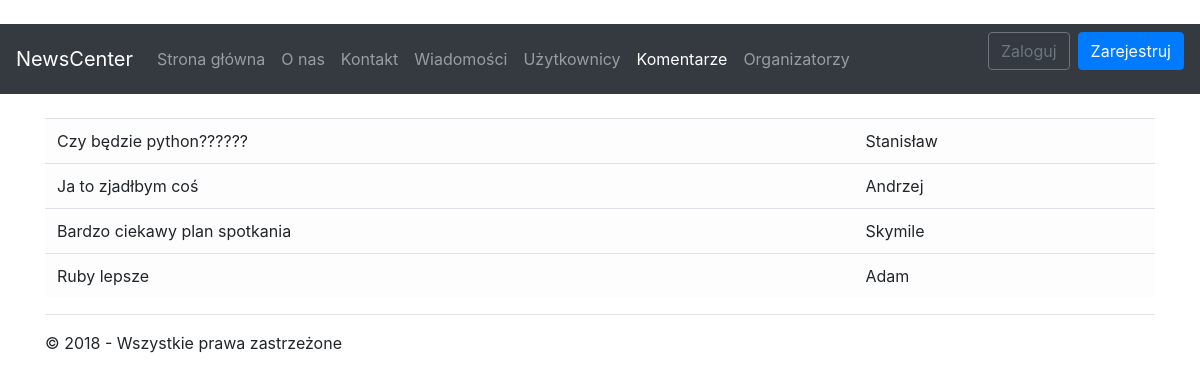
The page /comments on the database as committed earlier.
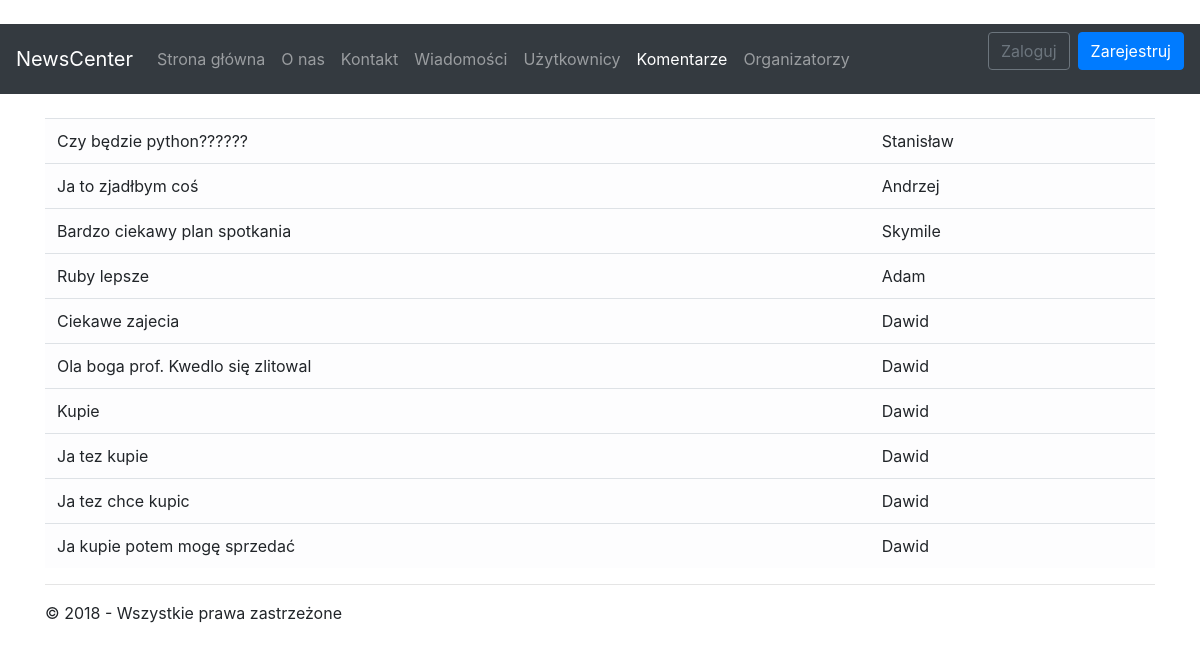
The same page on the database as committed later.
### app/models.py (models this page shows, shortened)
class Comment(models.Model):
	id_user = models.ForeignKey(User, on_delete=models.PROTECT)
	comment = models.CharField(max_length=128)

### app/views/other.py (the view)
# urls.py: path('comments'        , app.views.other.comments   , name='comments'),
def comments(request):
	return render(request, 'app/comments.html',
	{
		'title': _('Komentarze'),
		'year':datetime.now().year,
		'collection': Comment.objects.all()
	})

### app/templates/app/comments.html
{% extends "app/shared/layout.html" %}
{% block content %}
<br/>
<div class="table-responsive-sm">
	<table class="table table-light">
	<tbody>
		{% for comment in collection %}
		<tr>
			<td scope="col"> {{ comment.comment }} </td>
			<td scope="col"> {{ comment.id_user }} </td>
		</tr>
		{% endfor %}
	</tbody>
	</table>
</div>
{% endblock %}

### app/templates/app/shared/layout.html (shortened to what this page needs)
﻿<!DOCTYPE html>
{% load static %}
<html lang="en">
<head>
	<link href="https://stackpath.bootstrapcdn.com/bootstrap/4.1.1/css/bootstrap.min.css" rel="stylesheet">
	<link rel="stylesheet" type="text/css" href="../../../static/app/content/styles.css" />
</head>
<body>
	<nav class="navbar navbar-expand-lg navbar-dark bg-dark">
		<a class="navbar-brand" href="/">NewsCenter</a>
		<div class="collapse navbar-collapse" id="navbarSupportedContent">
			<ul class="navbar-nav mr-auto">
				<li class="nav-item {% if title == 'Strona główna' %} active {% endif %}">
					<a class="nav-link" href="{% url 'home' %}">
						Strona główna
					</a>
				</li>
				<li class="nav-item {% if title == 'O nas' %} active {% endif %}">
					<a class="nav-link" href="{% url 'about' %}">
						O nas
					</a>
				</li>
				<li class="nav-item {% if title == 'Kontakt' %} active {% endif %}">
					<a class="nav-link" href="{% url 'contact' %}">
						Kontakt
					</a>
				</li>
				<li class="nav-item {% if title == 'Wiadomości' %} active {% endif %}">
					<a class="nav-link" href="{% url 'news' %}">
						Wiadomości
					</a>
				</li>
				<li class="nav-item {% if title == 'Użytkownicy' %} active {% endif %}">
					<a class="nav-link" href="{% url 'user' %}">
						Użytkownicy
					</a>
				</li>
					<li class="nav-item {% if title == 'Komentarze' %} active {% endif %}">
						<a class="nav-link" href="{% url 'comments' %}">
							Komentarze
						</a>
					</li>
				<li class="nav-item {% if title == 'Organizatorzy' %} active {% endif %}">
					<a class="nav-link" href="{% url 'organizers' %}">
						Organizatorzy
					</a>
				</li>
			</ul>
			{% include 'app/partial/loginpartial.html' %}
		</div>
	</nav>
	<div class="container body-content">
		{% block content %}
		{% endblock %}
		<hr/>
		<footer class="footer">
			<p>&copy; {{ year }} - Wszystkie prawa zastrzeżone </p>
		</footer>
	</div>
</body>
</html>

### app/templates/app/partial/loginpartial.html
{% if user.is_authenticated %}
	<ul class="navbar-nav ml-auto">
		<li class="nav-item dropdown">
			<a class="nav-link dropdown-toggle" href="#" id="userMenu" data-toggle="dropdown" aria-haspopup="true" aria-expanded="false">
				{{ user.username }}
			</a>
			<div class="dropdown-menu dropdown-menu-right" aria-labelledby="userMenu">
				<a class="dropdown-item" href="{% url 'details' %}">Moje konto</a>
				<a class="dropdown-item" href="#">Zmień hasło</a>
				<div class="dropdown-divider"></div>
				<a class="dropdown-item" href="{% url 'logout' %}">Wyloguj</a>
			</div>
		</li>
	</ul>
{% else %}
	<form class="form-inline ml-auto">
		<a href="{% url 'login' %}" class="btn btn-outline-secondary">Zaloguj</a>
		<a href="{% url 'signup' %}" class="btn btn-primary ml-2">Zarejestruj</a>
	</form>
{% endif %}

### app/static/app/content/styles.css (style rules this page uses)
body { padding-top: 0px; }

Rows that differ between the two databases and show on the page:
added Comment: comment "Ciekawe zajecia", id_user "Dawid"
added Comment: comment "Ola boga prof. Kwedlo się zlitowal", id_user "Dawid"
added Comment: comment "Kupie", id_user "Dawid"
added Comment: comment "Ja tez kupie", id_user "Dawid"
added Comment: comment "Ja tez chce kupic", id_user "Dawid"
added Comment: comment "Ja kupie potem mogę sprzedać", id_user "Dawid"
